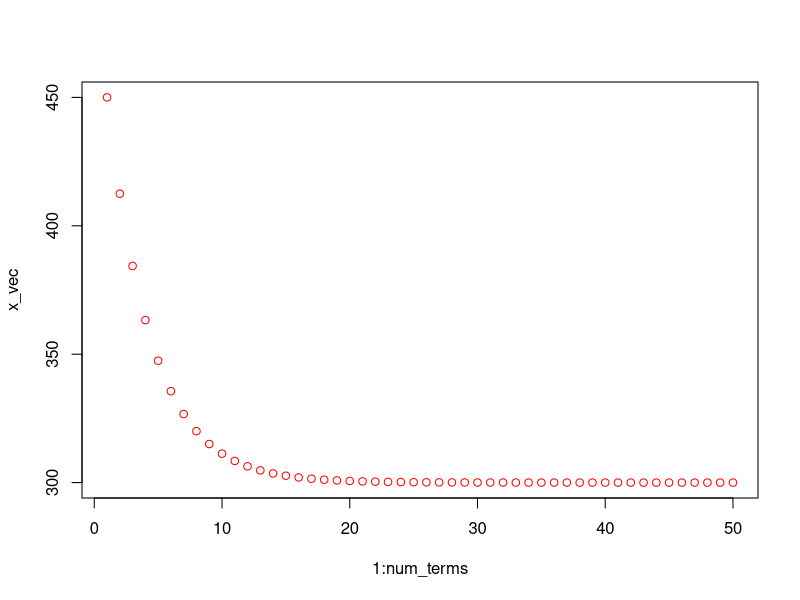

Recreate this plot in R.
a <- 3 / 4
b <- 300 / 4
x <- 500

x_vec <- c()
next_term <- function(x) a * x + b

num_terms <- 50

for (i in 1 :num_terms) {
  x <- next_term(x)
  x_vec <- append(x_vec, x)
}

print(x_vec)
plot(1:num_terms, x_vec, xlim=range(1:num_terms), ylim=range(x_vec), col="red", type="p")

# x <- 10
# a <- 0.5

# next_term <- function(x) a * x

# for (i in 1:10) {
#   x <- next_term(x)
#   print(x)
# }
